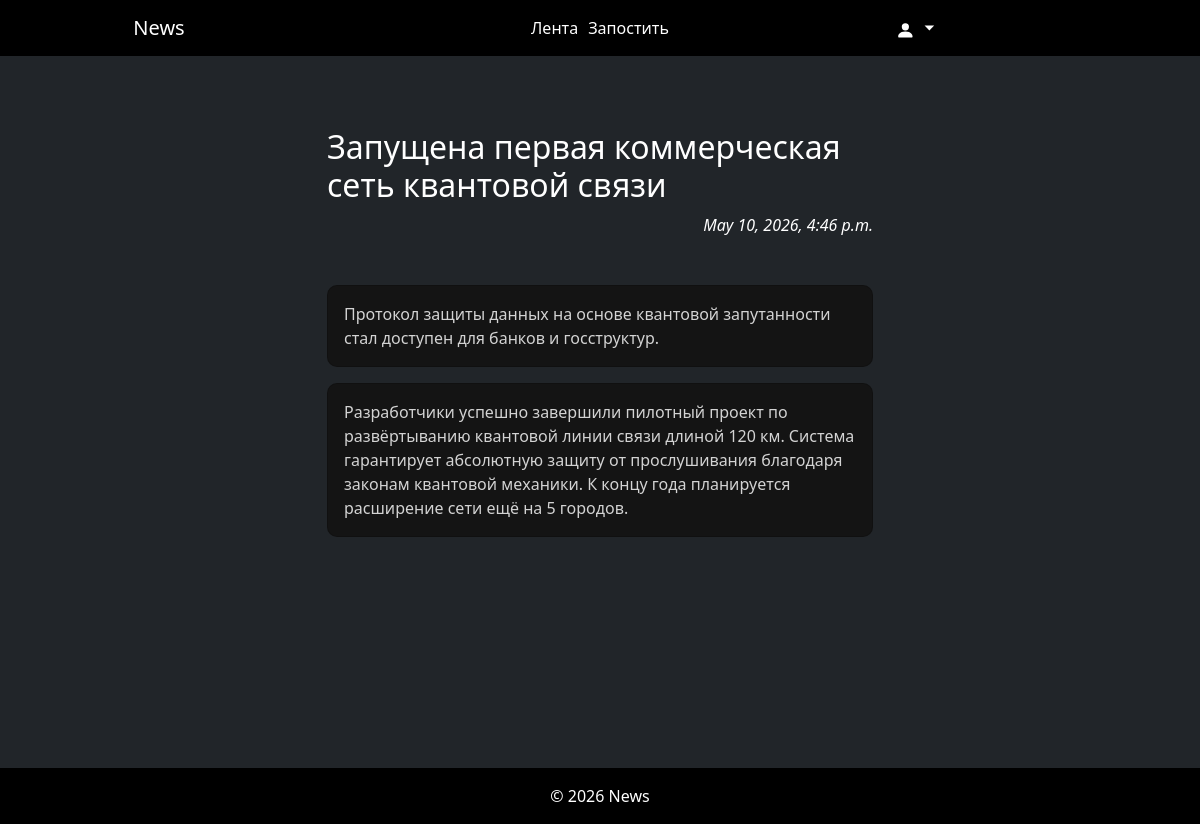
/news/3/, run on the app's committed database.
### app/models.py (models this page shows, shortened)
class News(models.Model):
    title = models.CharField(max_length=200, verbose_name="Заголовок")
    summary = models.CharField(max_length=300, verbose_name="Краткое описание")
    content = models.TextField(verbose_name="Текст")
    author = models.ForeignKey(User, on_delete=models.CASCADE)
    date_created = models.DateTimeField(auto_now_add=True)
    date_updated = models.DateTimeField(auto_now=True)
    class Meta:
        ordering = ['-date_created']

### app/views.py (the view)
# urls.py: path('news/<int:news_id>/', views.news_detail_view, name='detailed_news'),
def news_detail_view(request, news_id):
    news = get_object_or_404(News, pk=news_id)
    if news.author == request.user:
        edit_rights = True
    else:
        edit_rights = False
    context = {
        'news': news,
        'edit_rights': edit_rights
    }
    return render(request, 'news_detail.html', context=context)

### app/templates/news_detail.html (shortened to what this page needs)
{% extends "base.html" %}
{% block content %}
<div class="d-flex flex-column justify-content-center align-items-center" style="min-height: 60vh;"
     xmlns="http://www.w3.org/1999/html">
        <div class="text-start my-5">
            <h2 class="">{{ news.title }}</h2>
            <div class="text-end fst-italic mb-5">
                {{ news.date_created }}
            </div>
            <div class="card mb-3">
                {{ news.summary }}
            </div>
            <div class="card">
                {{ news.content }}
            </div>
        </div>
    </div>
{% endblock %}

### app/static/css/style.css (style rules this page uses)
.card { background-color: rgb(20, 20, 20); color: lightgray; padding: 1rem; margin: 0 auto; border-radius: 10px; }

### data on the page
News: title "Запущена первая коммерческая сеть квантовой связи", date_created "May 10, 2026, 4:46 p.m.", summary "Протокол защиты данных на основе квантовой запутанности стал доступен для банков и госструктур.", content "Разработчики успешно завершили пилотный проект по развёртыванию квантовой линии связи длиной 120 км. Система гарантирует абсолютную защиту от прослушивания благодаря законам квантовой механики. К концу года планируется расширение сети ещё на 5 городов."
